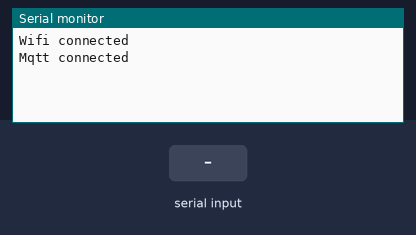
Recording of a sketch running on a simulated ESP32. Parts: the last lines printed to the serial monitor. The inputs (shaded band) are chosen by the test bench. WiFi joins after 1.5 s; servers stay silent unless stated; no MQTT or app messages arrive unless stated.

Above: at 2.7 s.
2.8 s: "1" received over Serial
At 5.4 s:
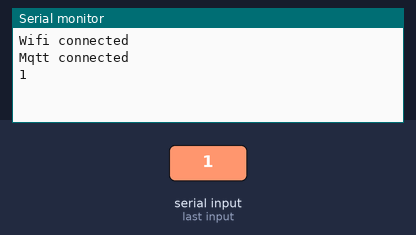
6.5 s: "0" received over Serial
At 9.1 s:
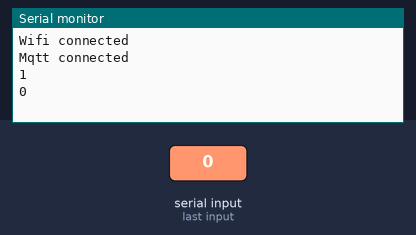
9.2 s: "2" received over Serial
At 12.4 s:
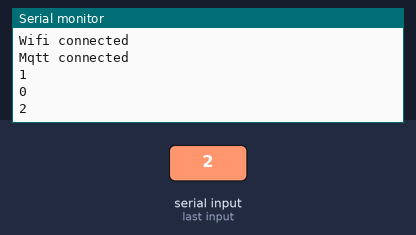

Measured:
- after the input at 2.8 s, the serial monitor: prints a new line after 2.2 s (image 1)
- after the input at 6.5 s, the serial monitor: prints a new line after 2.5 s (image 2)
- after the input at 9.2 s, the serial monitor: prints a new line after 1.8 s (image 3)

The sketch:

esp32-dht11.ino
```cpp
#include <WiFi.h>
#include <PubSubClient.h>
#include <DHT.h>
#include <Arduino.h>

#define DHTPIN 4     // Digital pin connected to the DHT sensor
#define DHTTYPE DHT11 // DHT 11
const char* ssid = "YOUR_WIFI_SSID";
const char* password = "YOUR_WIFI_PASSWORD";
const char* mqtt_server = "thingsboard.cloud";
const int mqtt_port = 1883;
const char* mqtt_user = "Sovereign";
const char* mqtt_password = "123";

unsigned long lastMsg = 0; // Declare lastMsg here
DHT dht(DHTPIN, DHTTYPE);
WiFiClient espClient;
PubSubClient client(espClient);

void setup() {
  Serial.begin(9600);
  dht.begin();
  WiFi.begin(ssid, password);
  while (WiFi.status() != WL_CONNECTED) {
    delay(500);
  }
  Serial.println("Wifi connected");
  client.setServer(mqtt_server, mqtt_port);
  client.setCallback(mqttCallback);

  while (!client.connect("Sovereign25", mqtt_user, mqtt_password)) {
    delay(1000);
  }
  Serial.println("Mqtt connected");
}

void loop() {
  if (!client.connected()) {
    client.connect("Sovereign25", mqtt_user, mqtt_password);
  }
  client.loop();

  if (millis() - lastMsg >2000) {
    lastMsg = millis();
    if (Serial.available() > 0) {
      String data = Serial.readString();
      Serial.println(data);
      client.publish("v1/devices/me/telemetry", data.c_str(), true);
    }
  }
}

void mqttCallback(char* topic, byte* payload, int length) {
  // Handle incoming messages from ThingsBoard
  Serial.print("Message arrived [");
  Serial.print(topic);
  Serial.print("] ");
  for (int i = 0; i < length; i++) {
    Serial.print((char)payload[i]);
  }
  Serial.println();
}
```
